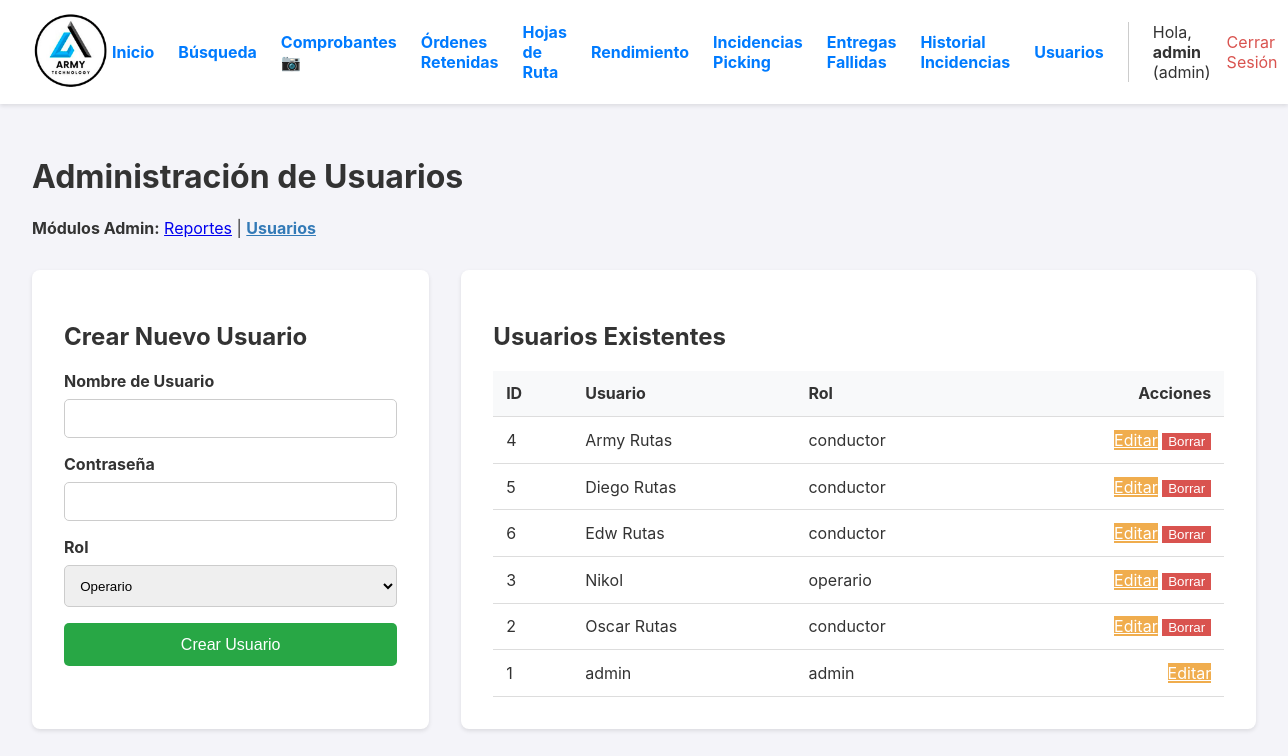
The page /admin/usuarios (signed in) on the database as committed earlier.
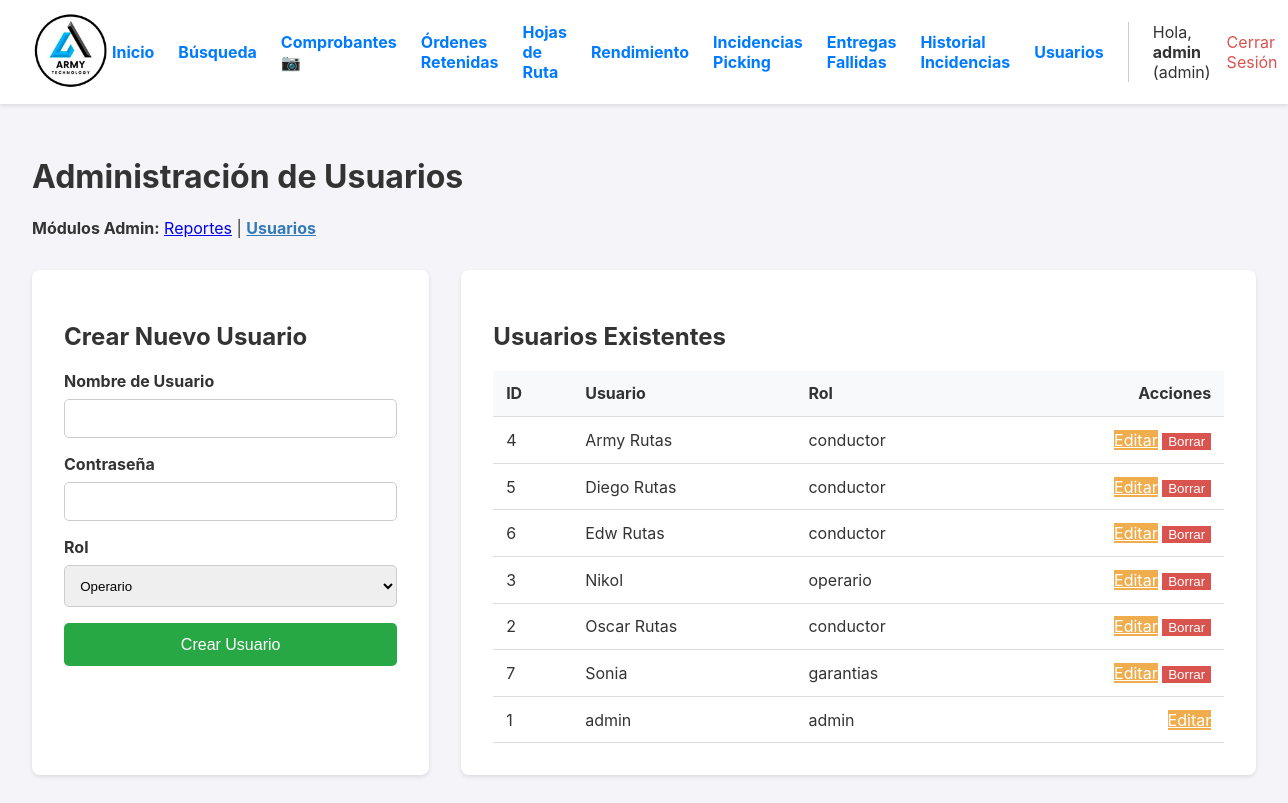
The same page on the database as committed later.
### app.py (models this page shows, shortened)
class User(UserMixin, db.Model):
    id = db.Column(db.Integer, primary_key=True)
    username = db.Column(db.String(80), unique=True, nullable=False)
    password_hash = db.Column(db.String(256), nullable=False)
    role = db.Column(db.String(20), nullable=False, default='operario')

### app.py (the view, shortened to what this page needs)
@app.route('/admin/usuarios', methods=['GET', 'POST'])
@login_required
@admin_required
def gestionar_usuarios():
    usuarios = User.query.order_by(User.username).all()
    return render_template('gestionar_usuarios.html', usuarios=usuarios)

### app.py (called while the page is built)
def admin_required(f):
    @wraps(f)
    def decorated_function(*args, **kwargs):
        if not current_user.is_authenticated or current_user.role != 'admin':
            flash('Se requiere rol de administrador para acceder a esta página.', 'error')
            return redirect(url_for('dashboard'))
        return f(*args, **kwargs)
    return decorated_function

@login_manager.user_loader
def load_user(user_id):
    return db.session.get(User, int(user_id))

### templates/gestionar_usuarios.html (shortened to what this page needs)
{% extends "layout.html" %}
{% block content %}
<h1>Administración de Usuarios</h1>
<div class="navegacion-modulos" style="margin-bottom: 2rem;">
    <strong>Módulos Admin:</strong>
    <a href="{{ url_for('reportes_y_busqueda') }}">Reportes</a> |
    <a href="{{ url_for('gestionar_usuarios') }}" style="font-weight: bold; color: #337ab7;">Usuarios</a>
</div>
<div class="admin-container">
    <div class="form-container">
        <h2>Crear Nuevo Usuario</h2>
        <form method="POST">
            <div class="form-group">
                <label for="username">Nombre de Usuario</label>
                <input type="text" id="username" name="username" required>
            </div>
            <div class="form-group">
                <label for="password">Contraseña</label>
                <input type="password" id="password" name="password" required>
            </div>
            <div class="form-group">
                <label for="role">Rol</label>
                <select id="role" name="role">
                    <option value="operario">Operario</option>
                </select>
            </div>
            <button type="submit" class="submit-btn">Crear Usuario</button>
        </form>
    </div>
    <div class="list-container">
        <h2>Usuarios Existentes</h2>
        <table>
            <thead>
                <tr>
                    <th>ID</th>
                    <th>Usuario</th>
                    <th>Rol</th>
                    <th style="text-align: right;">Acciones</th>
                </tr>
            </thead>
            <tbody>
                {% for usuario in usuarios %}
                <tr>
                    <td>{{ usuario.id }}</td>
                    <td>{{ usuario.username }}</td>
                    <td>{{ usuario.role }}</td>
                    <td style="text-align: right;">
                        <a href="{{ url_for('editar_usuario', user_id=usuario.id) }}" class="action-link" style="background-color: #f0ad4e; color:white;">Editar</a>
                        {% if usuario.id != current_user.id %}
                        <form action="{{ url_for('borrar_usuario', user_id=usuario.id) }}" method="POST" style="display: inline;" onsubmit="return confirm('¿Está seguro de que desea eliminar a {{ usuario.username }}? Esta acción es permanente.');">
                            <button type="submit" class="action-link" style="background-color: #d9534f; color:white; border:none; cursor:pointer;">Borrar</button>
                        </form>
                        {% endif %}
                    </td>
                </tr>
                {% endfor %}
            </tbody>
        </table>
    </div>
</div>
{% endblock %}

### templates/layout.html (shortened to what this page needs)
<!DOCTYPE html>
<html lang="es">
<head>
</head>
<body>
    <header>
        <div class="logo">
            <a href="{{ url_for('dashboard') }}">
                <img src="{{ url_for('static', filename='img/logo.png') }}" alt="Logo de la Empresa">
            </a>
        </div>
        <nav class="nav">
             {% if current_user.is_authenticated %}
                {% if current_user.role == 'admin' %}
                    <div class="nav-admin-links">
                        <a href="{{ url_for('dashboard') }}">Inicio</a>
                        <a href="{{ url_for('reportes_y_busqueda') }}">Búsqueda</a>
                        <a href="{{ url_for('galeria_comprobantes') }}">Comprobantes 📷</a>
                        <a href="{{ url_for('ordenes_retenidas') }}">Órdenes Retenidas</a>
                        <a href="{{ url_for('gestionar_rutas') }}">Hojas de Ruta</a>
                        <a href="{{ url_for('reporte_operarios') }}">Rendimiento</a>
                        <a href="{{ url_for('gestionar_incidencias') }}" class="nav-link-with-badge">
                            Incidencias Picking
                        </a>
                        <a href="{{ url_for('gestionar_entregas_fallidas') }}" class="nav-link-with-badge">
                            Entregas Fallidas
                        </a>
                        <a href="{{ url_for('historial_incidencias') }}">Historial Incidencias</a>
                        <a href="{{ url_for('gestionar_usuarios') }}">Usuarios</a>
                    </div>
                {% endif %}
                <div class="user-info">
                    <span>Hola, <strong>{{ current_user.username }}</strong> ({{ current_user.role }})</span>
                    <a href="{{ url_for('logout') }}" style="color: #d9534f;">Cerrar Sesión</a>
                </div>
             {% endif %}
        </nav>
    </header>
    <main>
        {% block content %}{% endblock %}
    </main>
</body>
</html>

Rows that differ between the two databases and show on the page:
added User: id "7", username "Sonia", role "garantias"
